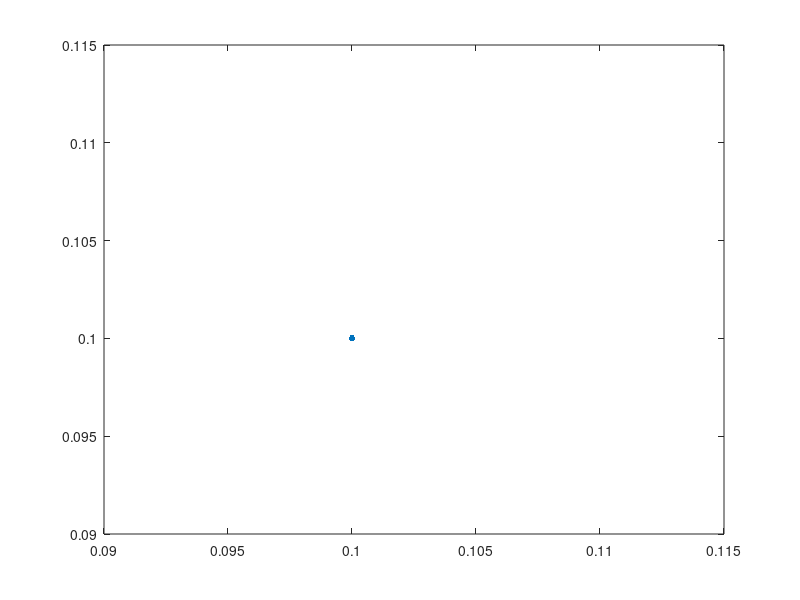

The MATLAB source for this figure: (Note: this script raises an error after producing the figure.)
clear 
clc
load Results/Survey_MSD/weights_adjusted.mat
% can also test the model before weights adjustment 
load Results/Survey_MSD/weights_4164_3000_actv01_nolast.mat 
% b1,b2 for baseline; b1_retrained b2_trained for the final model 
load Results/Survey_MSD/biases_4164_3000_actv01_nolast.mat 
load Results/Survey_MSD/retrained_biases_4164_4000_actv01_nolast.mat

% b1 = zeros(16,1);
% b2 = [0;0;0;0];
% Be careful with unrolling and rolling! matlab and python are different
W1_adj = reshape(W1_adj,16,4);
W2_adj = reshape(W2_adj,4,16);
% For initially trained weights. The one from pytorch
W1_base = reshape(W1,4,16)';
W2_base = reshape(W2,16,4)';

tspan = [0 15];
y0 = [0.1;0.1;1;0];


% Survey mass spring damper
tspan = [0 15];
y0 = [0.1;0.1;1;0];

h = figure;
plot(y0(1),y0(2),'.','MarkerSize',15, 'HandleVisibility', 'off')
hold on

[t,y_true_MSD] = ode45(@(t,y) MSD_func(t,y), tspan, y0);
[t,y_base] = ode45(@(t,y) NN_func(t,y, W1_base, b1, W2_base,b2), tspan, y0);
[t,y_adj] = ode45(@(t,y) NN_func(t,y, W1_adj,b1,W2_adj,b2), tspan, y0);
[t,y_final] = ode45(@(t,y) NN_func(t,y, W1_adj,b1_retrained,W2_adj,b2_retrained), tspan, y0);


plot(y_true_MSD(:,1), y_true_MSD(:,2),'Color',[0.8627, 0.0784, 0.2353],'LineWidth',1.2);
hold on 
plot(y_base(:,1), y_base(:,2),'Color', [0.1804, 0.5451, 0.3412],'LineWidth',1.2);
plot(y_adj(:,1), y_adj(:,2),'Color', [0.2549, 0.4118, 0.8824],'LineWidth',1.2);
plot(y_final(:,1), y_final(:,2),'Color', [0.8549, 0.6471, 0.1255],'LineWidth',1.2);
hold off

legend('Ground Truth', 'Baseline', 'Model after Weights Perturbation', 'Final Model', ...
    'Location','best');

xlabel('x_1')
ylabel('x_2')
title('Mass Spring Damper Example')



function yout = NN_func(t, y, W1_,b1_,W2_,b2_)
    x0 = y;
    v1 = W1_*x0+b1_;
    v1(v1<=0) = 0.1*v1(v1<=0);
    x1 = v1;
    v2 = W2_*x1+b2_;
    yout = v2;
end




% for MSD example
function yout = MSD_func(t,y)

        x1 = y(1);
        x2 = y(2);
        u = y(3);
        a = x2;
        b = -x2-x1-x1^3+u;

        c = 0;
        d = 0;

        yout = [a;b;c;d];

end



